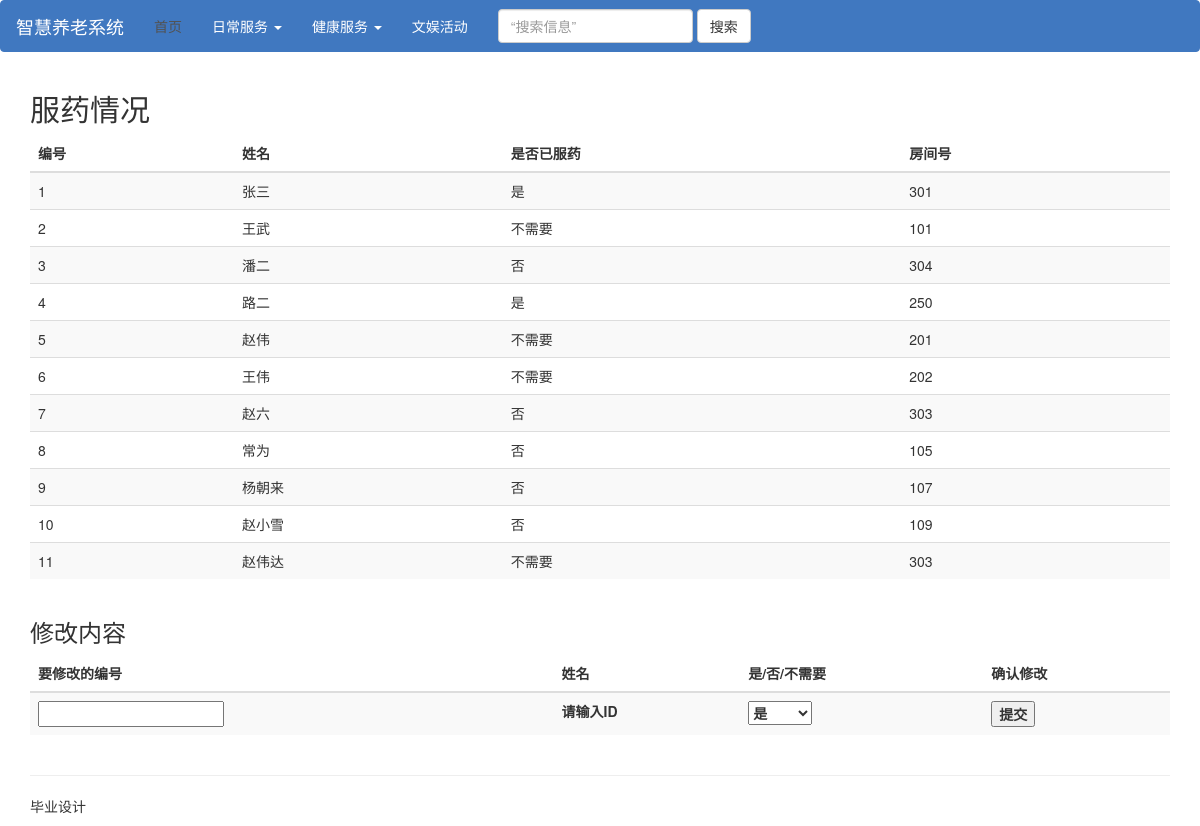
The app's page /chiyao with its own data.
### tables this page shows
CREATE TABLE "information" (
	 "id" integer(10,0) NOT NULL,
	 "name" text(100,0),
	 "room" text(100,0),
	 "weisheng" text(2,0),
	 "chiyao" text(2,0),
	 "qiuzhu" text(2,0),
	 "qichuang" text(2,0),
	 "huodong" TEXT(100,0),
	PRIMARY KEY("id")
);

### index.py (the view)
@app.route('/chiyao')
def chiyao():
    cur = get_db().cursor()
    cur.execute('SELECT id,name,chiyao,room FROM information')
    title = u'服药情况'
    table_head = [u'编号', u'姓名', u'是否已服药', u'房间号']
    return render_template('index.html', valid=True, title=title, table_head=table_head, content=cur.fetchall())

### index.py (called while the page is built)
def get_db():
    db = sqlite3.connect(DATABASE)
    return db

### templates/index.html (shortened to what this page needs)
{% extends "layout.html" %}
{% block body %}
<body>
<div class="container">
    <h2 class="sub-header">{% print title %}</h2>
    <div class="table-responsive">
        <table class="table table-striped">
        <thead>
            <tr>
                {% for head in table_head %}
                <th>{% print head %}</th>
                {% endfor %}
            </tr>
        </thead>
        <tbody>
            {% for row in content %}
                 <tr id="{% print row[0] %}">
                {% for index in row %}
                        <td>{% print index %}</td>
                {% endfor %}
                 </tr>
            {% endfor %}
                 </tbody>
                        </table>
    </div>
    {% if title and title != '搜索结果' and title !='现在的进行的文娱活动' and title !='历史疾病'%}
    <h3 class="sub-header">修改内容</h3>
    <div>
        <table class="table table-striped">
        <thead>
            <tr>
                <th>要修改的编号</th>
                <th>姓名</th>
                <th>是/否/不需要</th>
                <th>确认修改</th>
            </tr>
        </thead>
            <tbody>
            <form class="form-modify" role="form" action="/modify_data" method="POST">
            <tr>
                <th><input type="number" name="id" id="item_id" onchange="showName(this.value)"/></th>
                <th id="name_show">请输入ID</th>
                <th><select name="option">
                           <option style="width:200px">是</option>
                          </select></th>
                <th><button type="submit">提交</button></th>
            </tr>
            </form>
            </tbody>
            </table>
    </div>
    {% endif %}
</div>
</body>
{% endblock %}

### templates/layout.html (shortened to what this page needs)
<!DOCTYPE html>
<html lang="en">
<head>
    <link href="/static/css/bootstrap.min.css" rel="stylesheet">
    <link href="/static/css/navbar.bootstrap.min.css" rel="stylesheet">
<nav class="navbar navbar-default" role="navigation">
   <div class="navbar-header">
      <a class="navbar-brand" href="#">智慧养老系统</a>
   </div>
   <div>
      <ul class="nav navbar-nav">
         <li class="active"><a href="/shouye">首页</a></li>
                  <li class="dropdown">
            <a href="#" class="dropdown-toggle" data-toggle="dropdown">
               日常服务
               <b class="caret"></b>
            </a>
         </li>
                   <li class="dropdown">
            <a href="#" class="dropdown-toggle" data-toggle="dropdown">
               健康服务
               <b class="caret"></b>
            </a>
         </li>
          <li><a href="/huodong">文娱活动</a></li>
            </ul>
   </div>
    <form class="navbar-form navbar-left" action="/search" role="search" method="POST">
        <div class="form-group">
          <input type="text" class="form-control" placeholder=“搜索信息” name="search">
        </div>
        <button type="submit" class="btn btn-default">搜索</button>
      </form>
	</nav>
</head>
    {% block body %}{% endblock %}
    <div class="container">
        <hr>
        <footer>
            <div class="row">
                <div class="col-lg-12">
                    <p>毕业设计</p>
                </div>
            </div>
        </footer>
    </div>
</html>

### records on screen
information: print "1" "是", name "张三", room "301"
information: print "2", name "王武", chiyao "不需要", room "101"
information: print "3" "否", name "潘二", room "304"
information: print "4" "是", name "路二", room "250"
information: print "5", name "赵伟", chiyao "不需要", room "201"
information: print "6", name "王伟", chiyao "不需要", room "202"
information: print "7" "否", name "赵六", room "303"
information: print "8" "否", name "常为", room "105"
information: print "9" "否", name "杨朝来", room "107"
information: print "10" "否", name "赵小雪", room "109"
information: print "11", name "赵伟达", chiyao "不需要", room "303"

### other values on screen
{{ print title }} "服药情况"
{{ print head }} "编号" "姓名" "是否已服药" "房间号"
